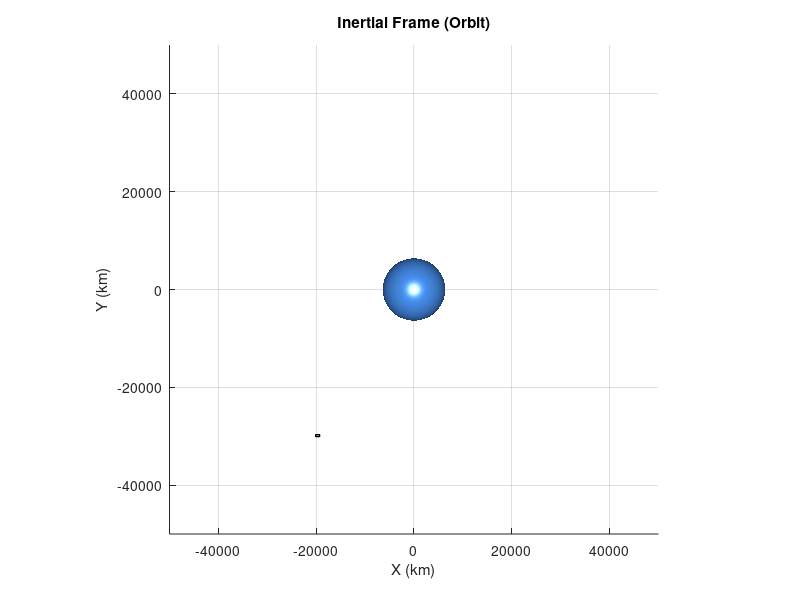
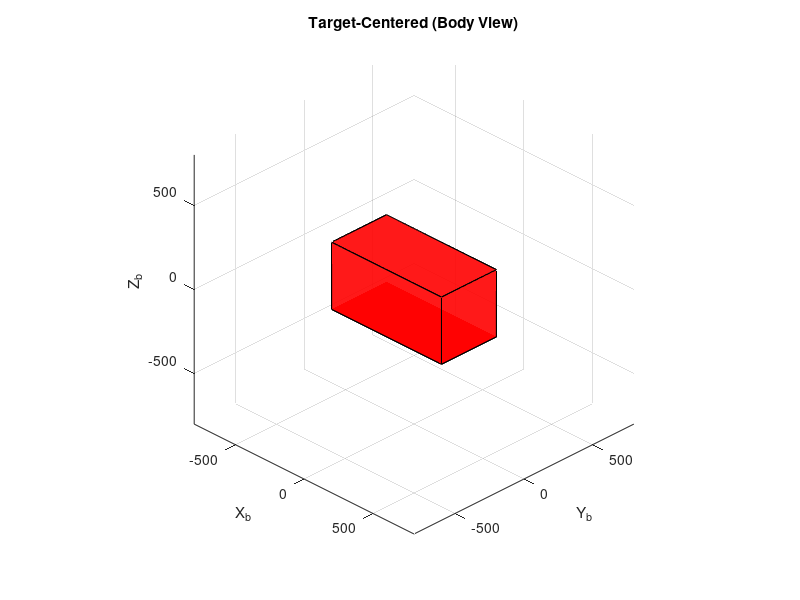

MATLAB code to generate these figures, in order: (Note: this script raises an error after producing the figures.)
%% ================================
% RK4 Orbit + Attitude with
% Dual Display (Inertial + Target-Centered)
% ================================

clear; clc; close all;

%% ---------- Constants ----------
mu = 398600;           % km^3/s^2
Re = 6378;             % km
dt = 0.1;                % s
tf = 34*3600;           % 3 hours
N  = floor(tf/dt);

%% ---------- Initial Orbit ----------
a  = 35790;            % km
e  = 0.00007;
inc  = deg2rad(0.04);
RAAN = deg2rad(219.77);
argp = deg2rad(332.17);
E0   = deg2rad(44.66);

n = sqrt(mu/a^3);

% Rotation matrices
R3 = @(th)[cos(th) sin(th) 0; -sin(th) cos(th) 0; 0 0 1];
R1 = @(th)[1 0 0; 0 cos(th) sin(th); 0 -sin(th) cos(th)];
A = R3(RAAN)*R1(inc)*R3(argp);

% Initial state
r_pf = a*[cos(E0)-e; sqrt(1-e^2)*sin(E0); 0];
v_pf = (n*a^2/norm(r_pf))*[-sin(E0); sqrt(1-e^2)*cos(E0); 0];

r = A.'*r_pf;
v = A.'*v_pf;

%% ---------- Attitude ----------
q = [0;0;0;1];               % quaternion
w = [0.005;0.004;0.004];     % rad/s
J = diag([0.25 0.3 0.2]);

%% ---------- Storage ----------
positions = zeros(3,N);
quats = zeros(4,N);

%% ---------- Dynamics ----------
f_orbit = @(r,v)[v; -mu*r/norm(r)^3];
f_w = @(w) -J\(cross(w,J*w));
f_q = @(q,w) 0.5 * [ ...
     0   -w.'; 
     w   -skew(w)] * q;

%% ---------- Cube Geometry ----------
Lx=800; Ly=400; Lz=400;
V0 = [
   -Lx/2 -Ly/2 -Lz/2;
    Lx/2 -Ly/2 -Lz/2;
    Lx/2  Ly/2 -Lz/2;
   -Lx/2  Ly/2 -Lz/2;
   -Lx/2 -Ly/2  Lz/2;
    Lx/2 -Ly/2  Lz/2;
    Lx/2  Ly/2  Lz/2;
   -Lx/2  Ly/2  Lz/2 ];

F = [1 2 3 4; 5 6 7 8; 1 2 6 5; 2 3 7 6; 3 4 8 7; 4 1 5 8];

%% ---------- FIGURE 1: Inertial ----------
figure(1); clf; hold on; axis equal; grid on;
xlabel('X (km)'); ylabel('Y (km)'); zlabel('Z (km)');
title('Inertial Frame (Orbit)')

[Xe,Ye,Ze] = sphere(60);
surf(Re*Xe,Re*Ye,Re*Ze,'FaceColor',[0.3 0.6 1],'EdgeColor','none');
lighting gouraud; camlight headlight

hCube1 = patch('Vertices',V0+r.','Faces',F,...
    'FaceColor','r','EdgeColor','k','FaceAlpha',0.9);

xlim([-5e4 5e4]); ylim([-5e4 5e4]); zlim([-5e4 5e4]);

%% ---------- FIGURE 2: Target-Centered ----------
figure(2); clf; hold on; axis equal; grid on;
xlabel('X_b'); ylabel('Y_b'); zlabel('Z_b');
title('Target-Centered (Body View)')
lim = max([Lx Ly Lz]);
xlim([-lim lim]); ylim([-lim lim]); zlim([-lim lim]);

hCube2 = patch('Vertices',V0,'Faces',F,...
    'FaceColor','r','EdgeColor','k','FaceAlpha',0.9);

view(45,30)

%% ---------- RK4 + ANIMATION ----------
for k = 1:N

    % Store
    positions(:,k) = r;
    quats(:,k) = q;

    % --- RK4 Orbit ---
    k1 = f_orbit(r,v);
    k2 = f_orbit(r+0.5*dt*k1(1:3), v+0.5*dt*k1(4:6));
    k3 = f_orbit(r+0.5*dt*k2(1:3), v+0.5*dt*k2(4:6));
    k4 = f_orbit(r+dt*k3(1:3), v+dt*k3(4:6));

    r = r + dt/6*(k1(1:3)+2*k2(1:3)+2*k3(1:3)+k4(1:3));
    v = v + dt/6*(k1(4:6)+2*k2(4:6)+2*k3(4:6)+k4(4:6));

    % --- Euler Attitude ---
    w = w + dt*f_w(w);
    q = q + dt*f_q(q,w);
    q = q/norm(q);

    % --- Rotation matrix ---
    Rb = quat2dcm(q.');

    % --- Update displays ---
    set(hCube1,'Vertices',(Rb*V0.').' + r.');
    set(hCube2,'Vertices',(Rb*V0.').');


    drawnow limitrate
end

%% ---------- Utility ----------
function S = skew(w)
S = [  0   -w(3)  w(2);
      w(3)   0   -w(1);
     -w(2)  w(1)   0  ];
end
